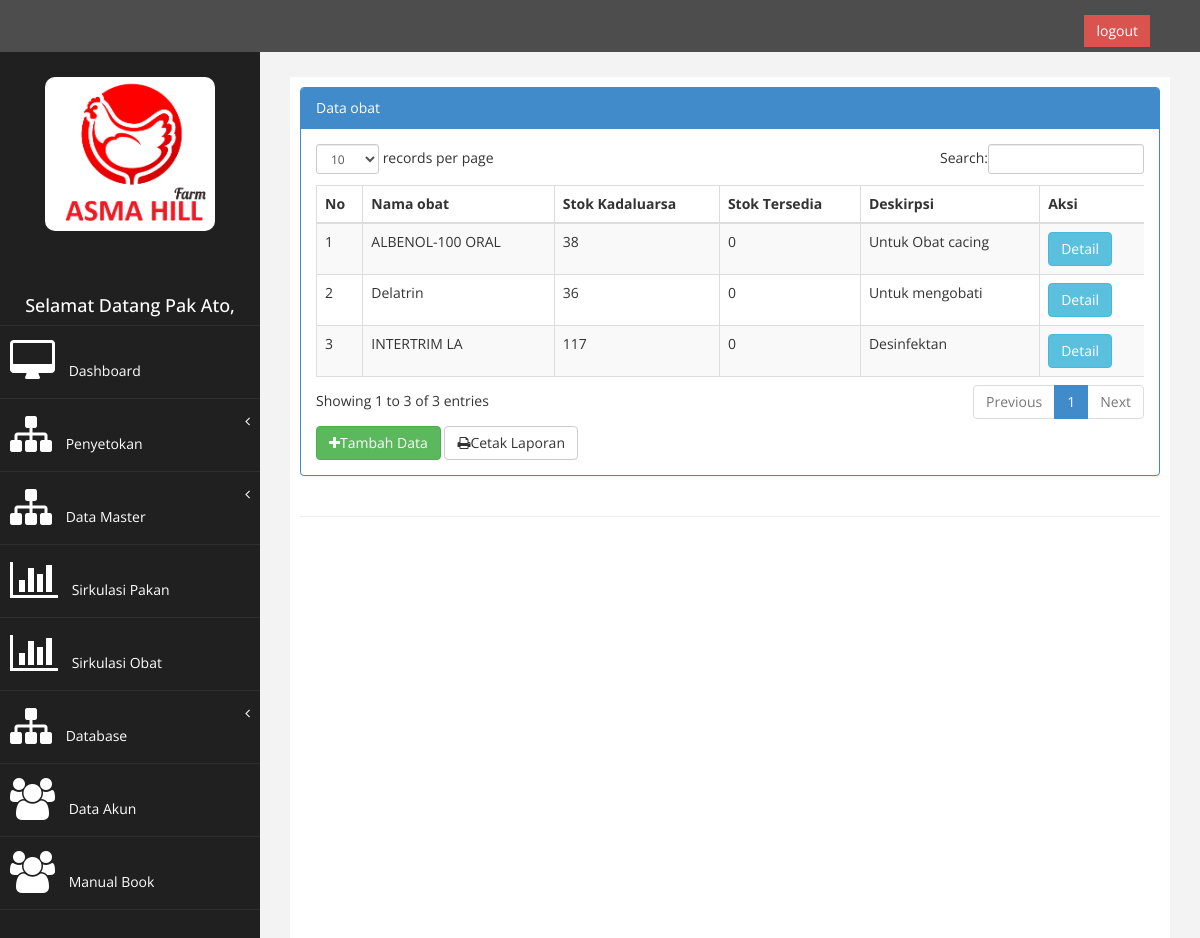
Page /index.php?page=view_obat (signed in) on the committed database.
### tables this page shows
CREATE TABLE `tb_obat` (
  `id_obat` int(9) NOT NULL AUTO_INCREMENT,
  `nama_obat` varchar(250) NOT NULL,
  `stok` int(11) NOT NULL,
  `id_suplier` int(5) NOT NULL,
  `id_kategori` int(11) NOT NULL,
  `tgl_masuk` date NOT NULL,
  `tgl_kadaluarsa` date NOT NULL,
  `deskripsi` varchar(100) NOT NULL,
  PRIMARY KEY (`id_obat`),
  KEY `id_suplier` (`id_suplier`),
  CONSTRAINT `tb_obat_ibfk_1` FOREIGN KEY (`id_suplier`) REFERENCES `tb_suplier` (`id_suplier`) ON DELETE CASCADE ON UPDATE CASCADE
);

### page/data_obat/view_obat.php (the view, shortened to what this page needs)
<div class="row">
                <div class="col-md-12">
                    <div class="panel panel-primary">
                        <div class="panel-heading">
                             Data obat
                        </div>
                        <div class="panel-body">
                            <div class="table-responsive">
                                <table class="table table-striped table-bordered table-hover" id="dataTables-example">
                                    <thead>
                                        <tr>
                                            <th>No</th>
                                            <th>Nama obat</th>
                                            <th>Stok Kadaluarsa</th>
                                            <th>Stok Tersedia</th>
                                            <th>Deskirpsi</th>
                                            <th>Aksi</th>
                                        </tr>
                                    </thead>
                                    <tbody>
                                    <?php error_reporting(E_ALL ^ E_NOTICE);
                                    $no = 1;
                                    $sql = $koneksi->query("select * from view_obat");
                                    while ($data= $sql->fetch_assoc()){
                                    ?>
                                    <tr>
                                    <td><?php echo $no++; ?></td>
                                    <td><?php echo $data['nama_obat']; ?></td>
                                    <td><?php echo $data['kadaluarsa']; ?> </td>
                                     <td><?php echo $data['tersedia']; ?></td>
                                    <td><?php echo $data['deskripsi']; ?></td>
                                    <td>
                                    <a href="?page=view_obat&aksi=data_obat&id=<?php echo $data['id_kategori'];?>"  class="btn btn-info">Detail</a>
                                     </td>
                                    </tr>
                                    <?php } ?>
                                    </tbody>
                                    </table>
                                    </div>
                                    <a href="?page=view_obat&aksi=tambah" class="btn btn-success" style="margin-bottom: : 8px";><i class="fa fa-plus"></i>Tambah Data</a>
                                    <a href="./laporan/laporan_view_obat.php" target="blank" class="btn btn-default" style="margin-bottom: : 8px";><i class="fa fa-print"></i>Cetak Laporan</a>
                                       </div>
                                        </div>
                                         </div>
                                          </div>

### assets/css/custom.css (style rules this page uses)
body { font-family: 'Open Sans', sans-serif; }

### rows in the picture
tb_obat: nama_obat "ALBENOL-100 ORAL", kadaluarsa "38", tersedia "0", deskripsi "Untuk Obat cacing"
tb_obat: nama_obat "Delatrin", kadaluarsa "36", tersedia "0", deskripsi "Untuk mengobati"
tb_obat: nama_obat "INTERTRIM LA", kadaluarsa "117", tersedia "0", deskripsi "Desinfektan"

### other values in the picture
$_SESSION['nama'] "Pak Ato"
